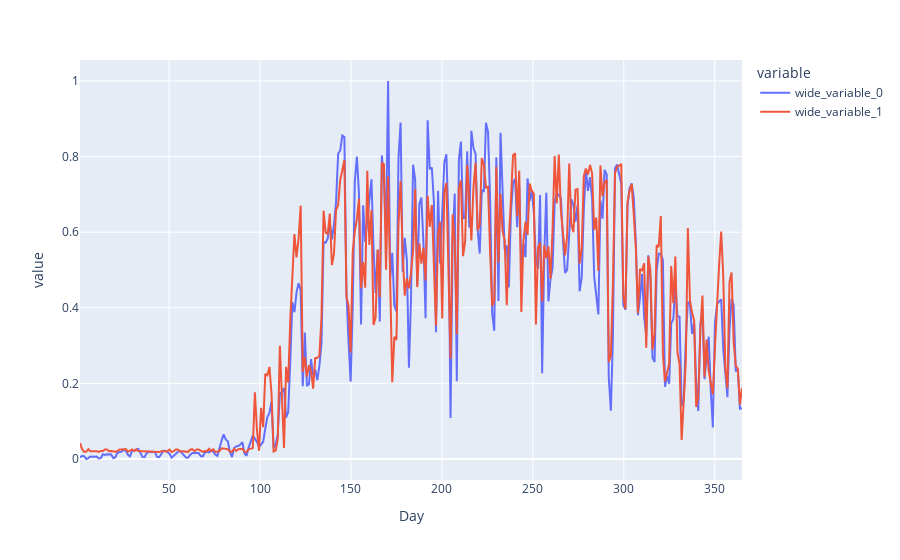

The cell this chart's notebook holds for it:
### Code cell
import plotly.express as px
linespace = np.linspace(1, 365, len(Y))
print(linespace.shape)

px.line(x=linespace, y=[Y, predicted_y.squeeze()], labels={'x':'Day', 'y':["a", "b"]})

### Figure 1 — Plotly figure (JSON) as saved in the notebook; plotly's stock layout.template omitted (floating-point values rounded to 4 significant figures; data arrays with more than 128 entries replaced by an {"elided": "..."} marker saying what was removed)
{"data": [{"hovertemplate": "variable=wide_variable_0<br>Day=%{x}<br>value=%{y}<extra></extra>", "legendgroup": "wide_variable_0", "line": {"color": "#636efa", "dash": "solid"}, "marker": {"symbol": "circle"}, "mode": "lines", "name": "wide_variable_0", "orientation": "v", "showlegend": true, "type": "scatter", "x": {"elided": "319 float values"}, "xaxis": "x", "y": {"elided": "319 float values"}, "yaxis": "y"}, {"hovertemplate": "variable=wide_variable_1<br>Day=%{x}<br>value=%{y}<extra></extra>", "legendgroup": "wide_variable_1", "line": {"color": "#EF553B", "dash": "solid"}, "marker": {"symbol": "circle"}, "mode": "lines", "name": "wide_variable_1", "orientation": "v", "showlegend": true, "type": "scatter", "x": {"elided": "319 float values"}, "xaxis": "x", "y": {"elided": "319 float values"}, "yaxis": "y"}], "layout": {"legend": {"title": {"text": "variable"}, "tracegroupgap": 0}, "margin": {"t": 60}, "xaxis": {"anchor": "y", "domain": [0, 1], "title": {"text": "Day"}}, "yaxis": {"anchor": "x", "domain": [0, 1], "title": {"text": "value"}}}}
